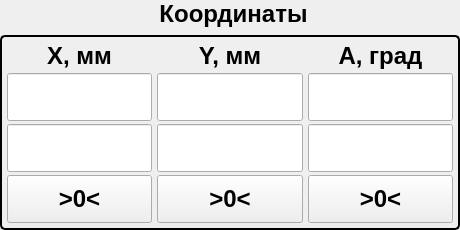
         <widget class="QGroupBox" name="CoordinateBox">
          <property name="geometry">
           <rect>
            <x>460</x>
            <y>480</y>
            <width>460</width>
            <height>230</height>
           </rect>
          </property>
          <property name="font">
           <font>
            <pointsize>18</pointsize>
            <bold>true</bold>
           </font>
          </property>
          <property name="styleSheet">
           <string notr="true">QGroupBox {
    border: 2px solid #000000; /* 3px — толщина линии, solid — сплошная, дальше цвет */
    border-radius: 5px;       /* Скругление углов (можно убрать) */
    margin-top: 35px;         /* Отступ сверху, чтобы рамка не пересекала текст */
}
QGroupBox::title {
    subcontrol-origin: margin;
    subcontrol-position: top center; /* Позиция текста: слева (можно top center) */
    padding: 0 5px;                /* Отступы слева/справа от текста */
}</string>
          </property>
          <property name="title">
           <string>Координаты</string>
          </property>
          <property name="alignment">
           <set>Qt::AlignmentFlag::AlignCenter</set>
          </property>
          <property name="flat">
           <bool>false</bool>
          </property>
          <property name="checkable">
           <bool>false</bool>
          </property>
          <layout class="QHBoxLayout" name="horizontalLayout">
           <property name="spacing">
            <number>5</number>
           </property>
           <property name="leftMargin">
            <number>5</number>
           </property>
           <property name="topMargin">
            <number>5</number>
           </property>
           <property name="rightMargin">
            <number>5</number>
           </property>
           <property name="bottomMargin">
            <number>5</number>
           </property>
           <item>
            <layout class="QGridLayout" name="gridLayout">
             <property name="sizeConstraint">
              <enum>QLayout::SizeConstraint::SetDefaultConstraint</enum>
             </property>
             <property name="horizontalSpacing">
              <number>5</number>
             </property>
             <property name="verticalSpacing">
              <number>3</number>
             </property>
             <item row="2" column="2">
              <widget class="QLabel" name="label_2">
               <property name="sizePolicy">
                <sizepolicy hsizetype="Minimum" vsizetype="Maximum">
                 <horstretch>0</horstretch>
                 <verstretch>0</verstretch>
                </sizepolicy>
               </property>
               <property name="minimumSize">
                <size>
                 <width>120</width>
                 <height>0</height>
                </size>
               </property>
               <property name="font">
                <font>
                 <pointsize>18</pointsize>
                 <bold>true</bold>
                </font>
               </property>
               <property name="text">
                <string>Y, мм</string>
               </property>
               <property name="alignment">
                <set>Qt::AlignmentFlag::AlignCenter</set>
               </property>
              </widget>
             </item>
             <item row="4" column="2">
              <widget class="NumericDisplay" name="yRelDisplay">
               <property name="sizePolicy">
                <sizepolicy hsizetype="Minimum" vsizetype="Preferred">
                 <horstretch>0</horstretch>
                 <verstretch>0</verstretch>
                </sizepolicy>
               </property>
               <property name="minimumSize">
                <size>
                 <width>120</width>
                 <height>0</height>
                </size>
               </property>
               <property name="font">
                <font>
                 <pointsize>22</pointsize>
                 <bold>true</bold>
                </font>
               </property>
               <property name="mouseTracking">
                <bool>false</bool>
               </property>
               <property name="focusPolicy">
                <enum>Qt::FocusPolicy::NoFocus</enum>
               </property>
               <property name="contextMenuPolicy">
                <enum>Qt::ContextMenuPolicy::NoContextMenu</enum>
               </property>
               <property name="alignment">
                <set>Qt::AlignmentFlag::AlignCenter</set>
               </property>
               <property name="readOnly">
                <bool>true</bool>
               </property>
               <property name="readAddress" stdset="0">
                <string>D41</string>
               </property>
               <property name="writeAddress" stdset="0">
                <string/>
               </property>
               <property name="format" stdset="0">
                <string>Float</string>
               </property>
               <property name="fractional" stdset="0">
                <UInt>2</UInt>
               </property>
               <property name="minimum" stdset="0">
                <double>-10000.000000000000000</double>
               </property>
               <property name="maximum" stdset="0">
                <double>10000.000000000000000</double>
               </property>
              </widget>
             </item>
             <item row="3" column="2">
              <widget class="NumericDisplay" name="yAbsDisplay">
               <property name="sizePolicy">
                <sizepolicy hsizetype="Minimum" vsizetype="Preferred">
                 <horstretch>0</horstretch>
                 <verstretch>0</verstretch>
                </sizepolicy>
               </property>
               <property name="minimumSize">
                <size>
                 <width>120</width>
                 <height>0</height>
                </size>
               </property>
               <property name="font">
                <font>
                 <pointsize>22</pointsize>
                 <bold>true</bold>
                </font>
               </property>
               <property name="mouseTracking">
                <bool>false</bool>
               </property>
               <property name="focusPolicy">
                <enum>Qt::FocusPolicy::NoFocus</enum>
               </property>
               <property name="contextMenuPolicy">
                <enum>Qt::ContextMenuPolicy::NoContextMenu</enum>
               </property>
               <property name="alignment">
                <set>Qt::AlignmentFlag::AlignCenter</set>
               </property>
               <property name="readOnly">
                <bool>true</bool>
               </property>
               <property name="format" stdset="0">
                <string>Float</string>
               </property>
               <property name="fractional" stdset="0">
                <UInt>2</UInt>
               </property>
               <property name="readAddress" stdset="0">
                <string>D39</string>
               </property>
               <property name="writeAddress" stdset="0">
                <string/>
               </property>
               <property name="minimum" stdset="0">
                <double>-10000.000000000000000</double>
               </property>
               <property name="maximum" stdset="0">
                <double>10000.000000000000000</double>
               </property>
              </widget>
             </item>
             <item row="5" column="0">
              <widget class="MomentaryButton" name="xRstButton">
               <property name="sizePolicy">
                <sizepolicy hsizetype="Minimum" vsizetype="Preferred">
                 <horstretch>0</horstretch>
                 <verstretch>0</verstretch>
                </sizepolicy>
               </property>
               <property name="minimumSize">
                <size>
                 <width>120</width>
                 <height>0</height>
                </size>
               </property>
               <property name="font">
                <font>
                 <pointsize>18</pointsize>
                 <bold>true</bold>
                </font>
               </property>
               <property name="focusPolicy">
                <enum>Qt::FocusPolicy::NoFocus</enum>
               </property>
               <property name="text">
                <string>&gt;0&lt;</string>
               </property>
               <property name="writeAddress" stdset="0">
                <string>D45.0</string>
               </property>
              </widget>
             </item>
             <item row="3" column="0">
              <widget class="NumericDisplay" name="xAbsDisplay">
               <property name="sizePolicy">
                <sizepolicy hsizetype="Minimum" vsizetype="Preferred">
                 <horstretch>0</horstretch>
                 <verstretch>0</verstretch>
                </sizepolicy>
               </property>
               <property name="minimumSize">
                <size>
                 <width>120</width>
                 <height>0</height>
                </size>
               </property>
               <property name="font">
                <font>
                 <pointsize>22</pointsize>
                 <bold>true</bold>
                </font>
               </property>
               <property name="mouseTracking">
                <bool>false</bool>
               </property>
               <property name="focusPolicy">
                <enum>Qt::FocusPolicy::NoFocus</enum>
               </property>
               <property name="contextMenuPolicy">
                <enum>Qt::ContextMenuPolicy::NoContextMenu</enum>
               </property>
               <property name="alignment">
                <set>Qt::AlignmentFlag::AlignCenter</set>
               </property>
               <property name="readOnly">
                <bool>true</bool>
               </property>
               <property name="readAddress" stdset="0">
                <string>D60</string>
               </property>
               <property name="writeAddress" stdset="0">
                <string/>
               </property>
               <property name="format" stdset="0">
                <string>Float</string>
               </property>
               <property name="fractional" stdset="0">
                <UInt>2</UInt>
               </property>
               <property name="minimum" stdset="0">
                <double>-10000.000000000000000</double>
               </property>
               <property name="maximum" stdset="0">
                <double>10000.000000000000000</double>
               </property>
              </widget>
             </item>
             <item row="5" column="2">
              <widget class="MomentaryButton" name="yRstButton">
               <property name="sizePolicy">
                <sizepolicy hsizetype="Minimum" vsizetype="Preferred">
                 <horstretch>0</horstretch>
                 <verstretch>0</verstretch>
                </sizepolicy>
               </property>
               <property name="minimumSize">
                <size>
                 <width>120</width>
                 <height>0</height>
                </size>
               </property>
               <property name="font">
                <font>
                 <pointsize>18</pointsize>
                 <bold>true</bold>
                </font>
               </property>
               <property name="focusPolicy">
                <enum>Qt::FocusPolicy::NoFocus</enum>
               </property>
               <property name="text">
                <string>&gt;0&lt;</string>
               </property>
               <property name="writeAddress" stdset="0">
                <string>D24.0</string>
               </property>
              </widget>
             </item>
             <item row="4" column="0">
              <widget class="NumericDisplay" name="xRelDisplay">
               <property name="sizePolicy">
                <sizepolicy hsizetype="Minimum" vsizetype="Preferred">
                 <horstretch>0</horstretch>
                 <verstretch>0</verstretch>
                </sizepolicy>
               </property>
               <property name="minimumSize">
                <size>
                 <width>120</width>
                 <height>0</height>
                </size>
               </property>
               <property name="font">
                <font>
                 <pointsize>22</pointsize>
                 <bold>true</bold>
                </font>
               </property>
               <property name="mouseTracking">
                <bool>false</bool>
               </property>
               <property name="focusPolicy">
                <enum>Qt::FocusPolicy::NoFocus</enum>
               </property>
               <property name="contextMenuPolicy">
                <enum>Qt::ContextMenuPolicy::NoContextMenu</enum>
               </property>
               <property name="alignment">
                <set>Qt::AlignmentFlag::AlignCenter</set>
               </property>
               <property name="readOnly">
                <bool>true</bool>
               </property>
               <property name="readAddress" stdset="0">
                <string>D62</string>
               </property>
               <property name="writeAddress" stdset="0">
                <string/>
               </property>
               <property name="format" stdset="0">
                <string>Float</string>
               </property>
               <property name="fractional" stdset="0">
                <UInt>2</UInt>
               </property>
               <property name="minimum" stdset="0">
                <double>-10000.000000000000000</double>
               </property>
               <property name="maximum" stdset="0">
                <double>10000.000000000000000</double>
               </property>
              </widget>
             </item>
             <item row="2" column="0">
              <widget class="QLabel" name="label">
               <property name="sizePolicy">
                <sizepolicy hsizetype="Minimum" vsizetype="Maximum">
                 <horstretch>0</horstretch>
                 <verstretch>0</verstretch>
                </sizepolicy>
               </property>
               <property name="minimumSize">
                <size>
                 <width>120</width>
                 <height>0</height>
                </size>
               </property>
               <property name="font">
                <font>
                 <pointsize>18</pointsize>
                 <bold>true</bold>
                </font>
               </property>
               <property name="layoutDirection">
                <enum>Qt::LayoutDirection::LeftToRight</enum>
               </property>
               <property name="text">
                <string>X, мм</string>
               </property>
               <property name="alignment">
                <set>Qt::AlignmentFlag::AlignCenter</set>
               </property>
              </widget>
             </item>
             <item row="4" column="3">
              <widget class="NumericDisplay" name="aRelDisplay">
               <property name="sizePolicy">
                <sizepolicy hsizetype="Minimum" vsizetype="Preferred">
                 <horstretch>0</horstretch>
                 <verstretch>0</verstretch>
                </sizepolicy>
               </property>
               <property name="minimumSize">
                <size>
                 <width>120</width>
                 <height>0</height>
                </size>
               </property>
               <property name="font">
                <font>
                 <pointsize>22</pointsize>
                 <bold>true</bold>
                </font>
               </property>
               <property name="mouseTracking">
                <bool>false</bool>
               </property>
               <property name="focusPolicy">
                <enum>Qt::FocusPolicy::NoFocus</enum>
               </property>
               <property name="contextMenuPolicy">
                <enum>Qt::ContextMenuPolicy::NoContextMenu</enum>
               </property>
               <property name="alignment">
                <set>Qt::AlignmentFlag::AlignCenter</set>
               </property>
               <property name="readOnly">
                <bool>true</bool>
               </property>
               <property name="readAddress" stdset="0">
                <string>D83</string>
               </property>
               <property name="writeAddress" stdset="0">
                <string/>
               </property>
               <property name="format" stdset="0">
                <string>Float</string>
               </property>
               <property name="fractional" stdset="0">
                <UInt>1</UInt>
               </property>
               <property name="minimum" stdset="0">
                <double>-10000.000000000000000</double>
               </property>
               <property name="maximum" stdset="0">
                <double>10000.000000000000000</double>
               </property>
              </widget>
             </item>
             <item row="5" column="3">
              <widget class="MomentaryButton" name="aRstButton">
               <property name="sizePolicy">
                <sizepolicy hsizetype="Minimum" vsizetype="Preferred">
                 <horstretch>0</horstretch>
                 <verstretch>0</verstretch>
                </sizepolicy>
               </property>
               <property name="minimumSize">
                <size>
                 <width>120</width>
                 <height>0</height>
                </size>
               </property>
               <property name="font">
                <font>
                 <pointsize>18</pointsize>
                 <bold>true</bold>
                </font>
               </property>
               <property name="focusPolicy">
                <enum>Qt::FocusPolicy::NoFocus</enum>
               </property>
               <property name="text">
                <string>&gt;0&lt;</string>
               </property>
               <property name="writeAddress" stdset="0">
                <string>D66.0</string>
               </property>
              </widget>
             </item>
             <item row="2" column="3">
              <widget class="QLabel" name="label_3">
               <property name="sizePolicy">
                <sizepolicy hsizetype="Minimum" vsizetype="Maximum">
                 <horstretch>0</horstretch>
                 <verstretch>0</verstretch>
                </sizepolicy>
               </property>
               <property name="minimumSize">
                <size>
                 <width>120</width>
                 <height>0</height>
                </size>
               </property>
               <property name="font">
                <font>
                 <pointsize>18</pointsize>
                 <bold>true</bold>
                </font>
               </property>
               <property name="text">
                <string>A, град</string>
               </property>
               <property name="alignment">
                <set>Qt::AlignmentFlag::AlignCenter</set>
               </property>
              </widget>
             </item>
             <item row="3" column="3">
              <widget class="NumericDisplay" name="aRelDisplay_2">
               <property name="sizePolicy">
                <sizepolicy hsizetype="Minimum" vsizetype="Preferred">
                 <horstretch>0</horstretch>
                 <verstretch>0</verstretch>
                </sizepolicy>
               </property>
               <property name="minimumSize">
                <size>
                 <width>120</width>
                 <height>0</height>
                </size>
               </property>
               <property name="font">
                <font>
                 <pointsize>22</pointsize>
                 <bold>true</bold>
                </font>
               </property>
               <property name="mouseTracking">
                <bool>false</bool>
               </property>
               <property name="focusPolicy">
                <enum>Qt::FocusPolicy::NoFocus</enum>
               </property>
               <property name="contextMenuPolicy">
                <enum>Qt::ContextMenuPolicy::NoContextMenu</enum>
               </property>
               <property name="alignment">
                <set>Qt::AlignmentFlag::AlignCenter</set>
               </property>
               <property name="readOnly">
                <bool>true</bool>
               </property>
               <property name="readAddress" stdset="0">
                <string>D81</string>
               </property>
               <property name="writeAddress" stdset="0">
                <string/>
               </property>
               <property name="format" stdset="0">
                <string>Float</string>
               </property>
               <property name="fractional" stdset="0">
                <UInt>1</UInt>
               </property>
               <property name="minimum" stdset="0">
                <double>-10000.000000000000000</double>
               </property>
               <property name="maximum" stdset="0">
                <double>10000.000000000000000</double>
               </property>
              </widget>
             </item>
            </layout>
           </item>
          </layout>
         </widget>
